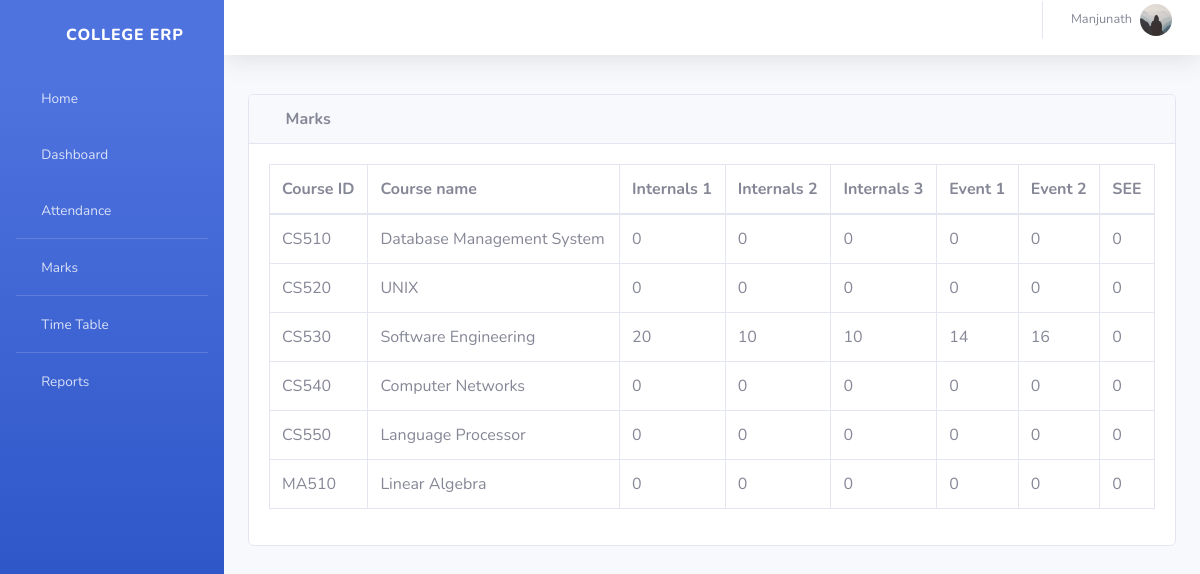
The app's page /student/CS01/marks_list/ (signed in) with its own data.
### info/models.py (models this page shows, shortened)
class User(AbstractUser):
    @property
    def is_student(self):
        if hasattr(self, 'student'):
            return True
        return False
    @property
    def is_teacher(self):
        if hasattr(self, 'teacher'):
            return True
        return False

class Teacher(models.Model):
    user = models.OneToOneField(User, on_delete=models.CASCADE, null=True)
    id = models.CharField(primary_key=True, max_length=100)
    dept = models.ForeignKey(Dept, on_delete=models.CASCADE, default=1)
    name = models.CharField(max_length=100)
    Gender = models.CharField(max_length=50, choices=Gender_choice, default='Male')
    DOB = models.DateField(default='1980-01-01')
    address = models.CharField(max_length=200, default='-'),
    phone = models.IntegerField(),
    nationality = models.CharField(max_length=20),
    image = models.ImageField(default='default.jpg', upload_to='profile_pics')

class StudentCourse(models.Model):
    student = models.ForeignKey(Student, on_delete=models.CASCADE)
    course = models.ForeignKey(Course, on_delete=models.CASCADE)
    class Meta:
        unique_together = (('student', 'course'),)
        verbose_name_plural = 'Marks'
    def __str__(self):
        sname = Student.objects.get(name=self.student)
        cname = Course.objects.get(name=self.course)
        return '%s : %s' % (sname.name, cname.shortname)

class Course(models.Model):
    dept = models.ForeignKey(Dept, on_delete=models.CASCADE)
    id = models.CharField(primary_key='True', max_length=50)
    name = models.CharField(max_length=50)
    shortname = models.CharField(max_length=50, default='X')
    semester = models.CharField(max_length=100, choices=semester, default='-')
    def __str__(self):
        return self.name

class Marks(models.Model):
    studentcourse = models.ForeignKey(StudentCourse, on_delete=models.CASCADE)
    name = models.CharField(max_length=50, choices=test_name, default='Internal test 1')
    marks1 = models.IntegerField(default=0, validators=[MinValueValidator(0), MaxValueValidator(100)])
    class Meta:
        unique_together = (('studentcourse', 'name'),)

### info/views.py (the view)
# urls.py: path('student/<slug:stud_id>/marks_list/', views.marks_list, name='marks_list'),
@login_required()
def marks_list(request, stud_id):
    stud = Student.objects.get(USN=stud_id, )
    ass_list = Assign.objects.filter(class_id_id=stud.class_id)
    sc_list = []
    for ass in ass_list:
        try:
            sc = StudentCourse.objects.get(student=stud, course=ass.course)
        except StudentCourse.DoesNotExist:
            sc = StudentCourse(student=stud, course=ass.course)
            sc.save()
            sc.marks_set.create(type='I', name='Internal test 1')
            sc.marks_set.create(type='I', name='Internal test 2')
            sc.marks_set.create(type='I', name='Internal test 3')
            sc.marks_set.create(type='E', name='Event 1')
            sc.marks_set.create(type='E', name='Event 2')
            sc.marks_set.create(type='S', name='Semester End Exam')
        sc_list.append(sc)
    return render(request, 'info/marks_list.html', {'sc_list': sc_list})

### info/models.py (called while the page is built)
    def __str__(self):
        return self.name

### info/templates/info/marks_list.html
{% extends 'info/base.html' %}
    {% load static %}
    {% block content %}
                  <div class="card mb-3">
            <div class="card-header">
              <i class="fas fa-table"></i>
            <b>Marks</b></div>
            <div class="card-body">
              <div class="table-responsive">
                <table class="table table-bordered" id="dataTable" width="100%" cellspacing="0">
                  <thead>
                    <tr>
                        <th>Course ID</th>
                        <th>Course name</th>
                        <th>Internals 1</th>
                        <th>Internals 2</th>
                        <th>Internals 3</th>
                        <th>Event 1</th>
                        <th>Event 2</th>
                        <th>SEE</th>
                    </tr>
                  </thead>
                  <tbody>
                    {% for sc in sc_list %}
                    <tr>
                        <td>{{ sc.course_id }}</td>
                        <td>{{sc.course.name}}</td>
                        {% for m in sc.marks_set.all %}
                            <td>{{ m.marks1 }}</td>
                        {% endfor %}
                    </tr>
                    {% empty %}
                            <p>student has no courses</p>
                    {% endfor %}
                  </tbody>
                </table>
              </div>
            </div>
          </div>
    {% endblock %}

### info/templates/info/base.html (shortened to what this page needs)
<!DOCTYPE html>
<html lang="en">
  <head>
      {% load static %}
   <link href="{% static '/info/dashboard/vendor/fontawesome-free/css/all.min.css' %}" rel="stylesheet" type="text/css">
   <link href="{% static '/info/dashboard/css/sb-admin-2.min.css' %}" rel="stylesheet">
    <link href="{% static '/info/dashboard/vendor/datatables/dataTables.bootstrap4.css' %}" rel="stylesheet">
  </head>
  <body id="page-top">
    <div id="wrapper">
  <ul class="navbar-nav bg-gradient-primary sidebar sidebar-dark accordion" id="accordionSidebar">
      <a class="sidebar-brand d-flex align-items-center justify-content-center" href="{% url 'index' %}">
        <div class="sidebar-brand-icon rotate-n-15">
          <i class="fas fa-laugh-wink"></i>
        </div>
        <div class="sidebar-brand-text mx-3">College ERP</div>
      </a>
      <li class="nav-item">
        <a class="nav-link" href="{% url 'index' %}">
          <i class="fas fa-fw fa-tachometer-alt"></i>
          <span>Home</span></a>
      </li>
       {% if request.user.is_student %}
<hr class="sidebar-divider my-0">
      <li class="nav-item">
        <a class="nav-link" href="{% url 'dashboard'  request.user.student.USN request.user.student.class_id_id %}">
          <i class="fas fa-fw fa-tachometer-alt"></i>
          <span>Dashboard</span></a>
      </li>
      <li class="nav-item">
        <a class="nav-link" href="{% url 'attendance' request.user.student.USN %}">
          <i class="fas fa-fw fa-tachometer-alt"></i>
          <span>Attendance</span></a>
      </li>
      <hr class="sidebar-divider my-0">
      <li class="nav-item">
        <a class="nav-link" href="{% url 'attendance' request.user.student.USN %}">
          <i class="fas fa-fw fa-tachometer-alt"></i>
          <span>Attendance By Subject</span></a>
      </li>
       <hr class="sidebar-divider my-0">
      <li class="nav-item">
        <a class="nav-link" href="{% url 'marks_list' request.user.student.USN %}">
          <i class="fas fa-fw fa-tachometer-alt"></i>
          <span>Marks</span></a>
      </li>
      <hr class="sidebar-divider my-0">
      <li class="nav-item">
        <a class="nav-link" href="{% url 'timetable' request.user.student.class_id_id %}">
          <i class="fas fa-fw fa-tachometer-alt"></i>
          <span>Time Table</span></a>
      </li>
      {% elif request.user.is_teacher %}
      <li class="nav-item">
        <a class="nav-link" href="{% url 'dashboard'%}">
          <i class="fas fa-fw fa-tachometer-alt"></i>
          <span>Dashboard</span></a>
      </li>
       <li class="nav-item">
        <a class="nav-link" href="{% url 't_clas' request.user.teacher.id 1 %}">
          <i class="fas fa-fw fa-tachometer-alt"></i>
          <span>Attendance</span></a>
      </li>
      <hr class="sidebar-divider my-0">
      <li class="nav-item">
        <a class="nav-link" href="{% url 't_clas' request.user.teacher.id 2 %}">
          <i class="fas fa-fw fa-tachometer-alt"></i>
          <span>Marks</span></a>
      </li>
      <hr class="sidebar-divider my-0">
      <li class="nav-item">
        <a class="nav-link" href="{% url 't_timetable' request.user.teacher.id %}">
          <i class="fas fa-fw fa-tachometer-alt"></i>
          <span>Time Table</span></a>
      </li>
       <hr class="sidebar-divider my-0">
      <li class="nav-item">
        <a class="nav-link" href="{% url 't_clas' request.user.teacher.id 3 %}">
          <i class="fas fa-fw fa-tachometer-alt"></i>
          <span>Reports</span></a>
      </li>
      {% endif %}
    </ul>
<div id="content-wrapper">
<div id="content">
          <nav class="navbar navbar-expand navbar-light bg-white topbar mb-4  shadow" style="bottom:15px;">
          <ul class="navbar-nav ml-auto">
            <li class="nav-item dropdown no-arrow">
              <a class="nav-link dropdown-toggle" href="#" id="userDropdown" role="button" data-toggle="dropdown" aria-haspopup="true" aria-expanded="false">
                 {% if request.user.is_student %}
                  <span class="mr-2 d-none d-lg-inline text-gray-600 small">{{ request.user.student.name }}</span>
                   <img class="img-profile rounded-circle" src="{{ user.student.image.url }}">
                  <div class="dropdown-menu dropdown-menu-right shadow animated--grow-in" aria-labelledby="userDropdown">
                  <a class="dropdown-item" href="{% url 'profile' %}">
                  <i class="fas fa-user fa-sm fa-fw mr-2 text-gray-400"></i>
                  Profile
                </a>
                <a class="dropdown-item" href="#">
                  <i class="fas fa-cogs fa-sm fa-fw mr-2 text-gray-400"></i>
                  Settings
                </a>
                <a class="dropdown-item" href="#">
                  <i class="fas fa-list fa-sm fa-fw mr-2 text-gray-400"></i>
                  Activity Log
                </a>
                <div class="dropdown-divider"></div>
                <a class="dropdown-item" href="#" data-toggle="modal" data-target="#logoutModal">
                  <i class="fas fa-sign-out-alt fa-sm fa-fw mr-2 text-gray-400"></i>
                  Logout
                </a>
              </div>
                  {% elif request.user.is_teacher %}
                  <span class="mr-2 d-none d-lg-inline text-gray-600 small">{{ request.user.teacher.name }}</span>
                <img class="img-profile rounded-circle" src="{{ user.teacher.image.url }}">
              </a>
                 {% endif %}
            </li>
          </ul>
        </nav>
        <div class="container-fluid">
            {% block content %}
            {% endblock %}
        </div>
    </div>
    </div>
  </body>
</html>

### records on screen
User: user.teacher.name "Manjunath", teacher.image (placeholder picture)
StudentCourse: course_id "CS510", course.name "Database Management System"
Marks: marks1 "0"
Marks: marks1 "0"
Marks: marks1 "0"
Marks: marks1 "0"
Marks: marks1 "0"
Marks: marks1 "0"
StudentCourse: course_id "CS520", course.name "UNIX"
Marks: marks1 "0"
Marks: marks1 "0"
Marks: marks1 "0"
Marks: marks1 "0"
Marks: marks1 "0"
Marks: marks1 "0"
StudentCourse: course_id "CS530", course.name "Software Engineering"
Marks: marks1 "20"
Marks: marks1 "10"
Marks: marks1 "10"
Marks: marks1 "14"
Marks: marks1 "16"
Marks: marks1 "0"
StudentCourse: course_id "CS540", course.name "Computer Networks"
Marks: marks1 "0"
Marks: marks1 "0"
Marks: marks1 "0"
Marks: marks1 "0"
Marks: marks1 "0"
Marks: marks1 "0"
StudentCourse: course_id "CS550", course.name "Language Processor"
Marks: marks1 "0"
Marks: marks1 "0"
Marks: marks1 "0"
Marks: marks1 "0"
Marks: marks1 "0"
Marks: marks1 "0"
StudentCourse: course_id "MA510", course.name "Linear Algebra"
Marks: marks1 "0"
Marks: marks1 "0"
Marks: marks1 "0"
Marks: marks1 "0"
Marks: marks1 "0"
Marks: marks1 "0"
